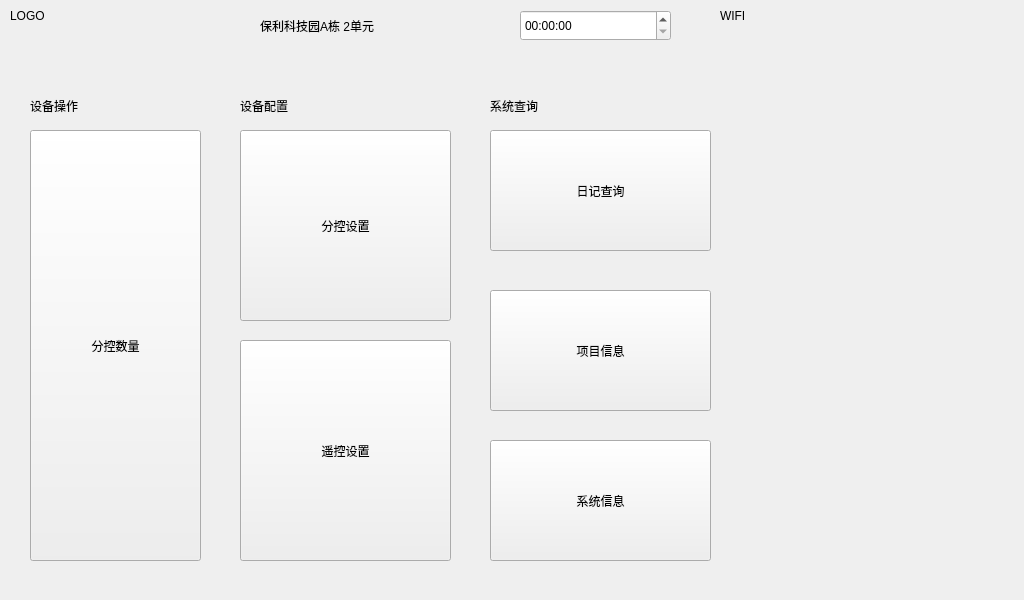
<?xml version="1.0" encoding="UTF-8"?>
<ui version="4.0">
 <class>MainWindow</class>
 <widget class="QMainWindow" name="MainWindow">
  <property name="geometry">
   <rect>
    <x>0</x>
    <y>0</y>
    <width>1024</width>
    <height>600</height>
   </rect>
  </property>
  <property name="windowTitle">
   <string>MainWindow</string>
  </property>
  <widget class="QWidget" name="centralwidget">
   <widget class="QLabel" name="label_logo">
    <property name="geometry">
     <rect>
      <x>10</x>
      <y>0</y>
      <width>91</width>
      <height>31</height>
     </rect>
    </property>
    <property name="text">
     <string>LOGO</string>
    </property>
   </widget>
   <widget class="QLabel" name="label_projectName">
    <property name="geometry">
     <rect>
      <x>260</x>
      <y>10</y>
      <width>161</width>
      <height>31</height>
     </rect>
    </property>
    <property name="text">
     <string>保利科技园A栋 2单元</string>
    </property>
   </widget>
   <widget class="QTimeEdit" name="timeEdit">
    <property name="geometry">
     <rect>
      <x>520</x>
      <y>10</y>
      <width>151</width>
      <height>31</height>
     </rect>
    </property>
   </widget>
   <widget class="QLabel" name="label_WIFI">
    <property name="geometry">
     <rect>
      <x>720</x>
      <y>0</y>
      <width>81</width>
      <height>31</height>
     </rect>
    </property>
    <property name="text">
     <string>WIFI</string>
    </property>
   </widget>
   <widget class="QLabel" name="label_4">
    <property name="geometry">
     <rect>
      <x>30</x>
      <y>90</y>
      <width>61</width>
      <height>31</height>
     </rect>
    </property>
    <property name="text">
     <string>设备操作</string>
    </property>
   </widget>
   <widget class="QLabel" name="label_5">
    <property name="geometry">
     <rect>
      <x>240</x>
      <y>90</y>
      <width>61</width>
      <height>31</height>
     </rect>
    </property>
    <property name="text">
     <string>设备配置</string>
    </property>
   </widget>
   <widget class="QLabel" name="label_6">
    <property name="geometry">
     <rect>
      <x>490</x>
      <y>90</y>
      <width>61</width>
      <height>31</height>
     </rect>
    </property>
    <property name="text">
     <string>系统查询</string>
    </property>
   </widget>
   <widget class="QPushButton" name="mainButton">
    <property name="geometry">
     <rect>
      <x>30</x>
      <y>130</y>
      <width>171</width>
      <height>431</height>
     </rect>
    </property>
    <property name="text">
     <string>分控数量</string>
    </property>
   </widget>
   <widget class="QPushButton" name="setButton">
    <property name="geometry">
     <rect>
      <x>240</x>
      <y>130</y>
      <width>211</width>
      <height>191</height>
     </rect>
    </property>
    <property name="text">
     <string>分控设置</string>
    </property>
   </widget>
   <widget class="QPushButton" name="remoteButton">
    <property name="geometry">
     <rect>
      <x>240</x>
      <y>340</y>
      <width>211</width>
      <height>221</height>
     </rect>
    </property>
    <property name="text">
     <string>遥控设置</string>
    </property>
   </widget>
   <widget class="QPushButton" name="diaryButton">
    <property name="geometry">
     <rect>
      <x>490</x>
      <y>130</y>
      <width>221</width>
      <height>121</height>
     </rect>
    </property>
    <property name="text">
     <string>日记查询</string>
    </property>
   </widget>
   <widget class="QPushButton" name="projectButton">
    <property name="geometry">
     <rect>
      <x>490</x>
      <y>290</y>
      <width>221</width>
      <height>121</height>
     </rect>
    </property>
    <property name="text">
     <string>项目信息</string>
    </property>
   </widget>
   <widget class="QPushButton" name="systemButton">
    <property name="geometry">
     <rect>
      <x>490</x>
      <y>440</y>
      <width>221</width>
      <height>121</height>
     </rect>
    </property>
    <property name="text">
     <string>系统信息</string>
    </property>
   </widget>
  </widget>
 </widget>
 <resources/>
 <connections/>
</ui>
